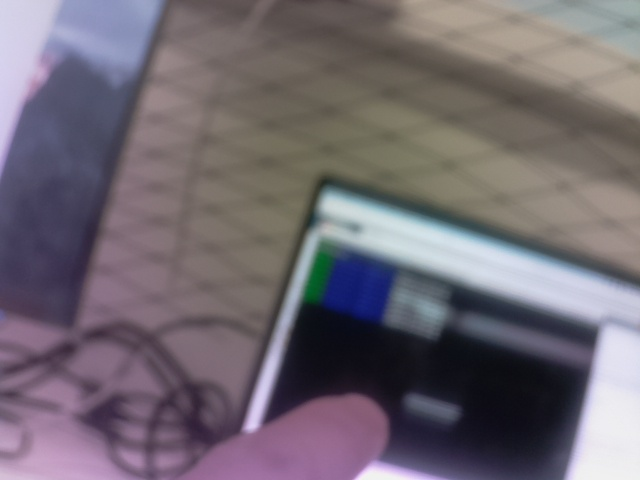
#> input picture Feb 15/irTest/0image.jpg, 640 x 480 px
$ python simpleSubtract.py
#> lines starting #> are read from the running program, lines starting #| are printed output that depends on the picture
import numpy as np
import cv2


#img_1,img_2=input("input your images ").split()

img_1='0image.jpg'
img_2='1image.jpg'

img_irOn = cv2.imread(img_1)
#> img_irOn is the input picture: shape (480, 640, 3); mean B, G, R 114.3, 105.5, 113.2
img_irOff = cv2.imread(img_2)
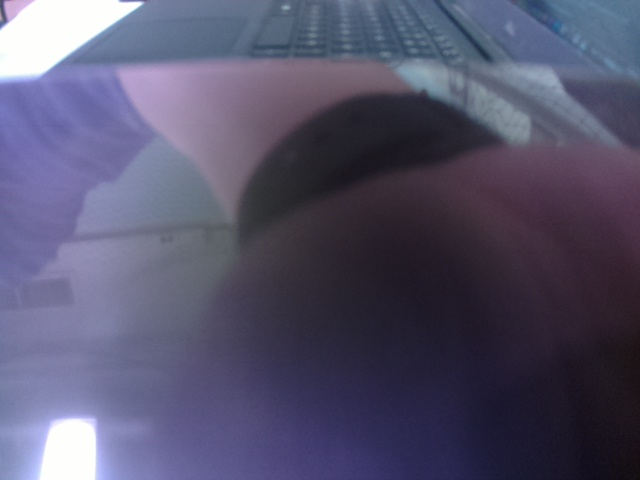
#> input picture Feb 15/irTest/1image.jpg, 640 x 480 px
#> img_irOff is the input picture: shape (480, 640, 3); mean B, G, R 108.9, 83.5, 85.8

subtracted=img_irOn - img_irOff
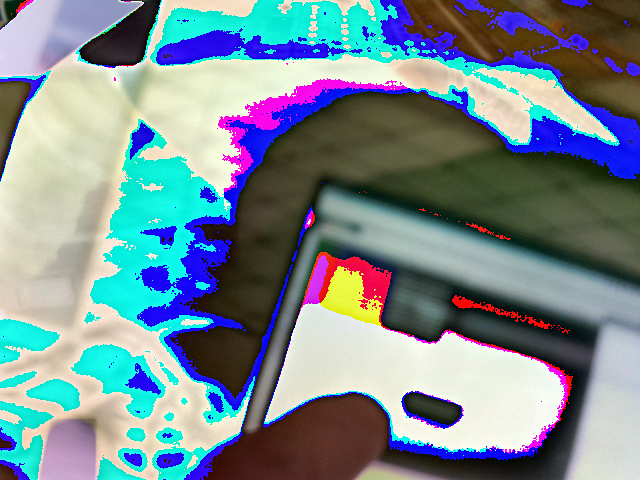
#> subtracted: shape (480, 640, 3); mean B, G, R 146.7, 138.8, 120.4
cv2.imwrite('simpleSubtractat.jpg',subtracted)


height,width,channel = img_irOn.shape
#> height = 480; width = 640; channel = 3

img_out = np.zeros([height,width,channel],dtype=np.uint8)
img_out.fill(0)
#> img_out: shape (480, 640, 3); every value is 0

for line in range(height):
	for pixel in range(width,10):
		if max([img_irOn[line,pixel][0],img_irOff[line,pixel][0]])-min([img_irOn[line,pixel][0],img_irOff[line,pixel][0]])>30:
			img_out[line,pixel][0] = 255
cv2.imshow('binary difference',img_out)
cv2.waitKey(10000)
cv2.destroyAllWindows()
